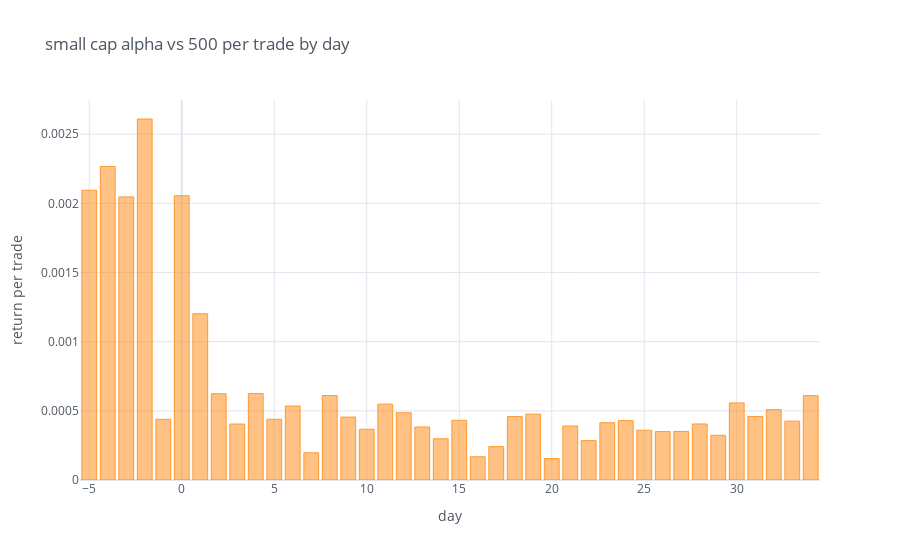

Notebook source saved alongside this figure:
### Code cell
trade_analytics_alpha500_df.mean(axis = 1).iplot(kind = "bar",
                                        theme = 'white',
                                        xTitle = "day",
                                        yTitle = "return per trade",
                                        title = "small cap alpha vs 500 per trade by day")

### Figure 1 — Plotly figure (JSON) as saved in the notebook; plotly's stock layout.template omitted (floating-point values rounded to 4 significant figures)
{"data": [{"marker": {"color": "rgba(255, 153, 51, 0.6)", "line": {"color": "rgba(255, 153, 51, 1.0)", "width": 1}}, "name": "None", "orientation": "v", "text": "", "type": "bar", "x": [-5, -4, -3, -2, -1, 0, 1, 2, 3, 4, 5, 6, 7, 8, 9, 10, 11, 12, 13, 14, 15, 16, 17, 18, 19, 20, 21, 22, 23, 24, 25, 26, 27, 28, 29, 30, 31, 32, 33, 34], "y": [0.002095, 0.002267, 0.002047, 0.00261, 0.0004386, 0.002056, 0.001202, 0.0006237, 0.0004046, 0.0006251, 0.0004389, 0.0005347, 0.0001967, 0.0006108, 0.0004551, 0.000367, 0.0005484, 0.0004865, 0.0003832, 0.000298, 0.0004315, 0.000168, 0.0002412, 0.0004587, 0.000476, 0.0001551, 0.0003905, 0.0002848, 0.0004141, 0.0004295, 0.0003596, 0.0003499, 0.000351, 0.0004051, 0.0003232, 0.000557, 0.0004595, 0.000509, 0.0004254, 0.0006097]}], "layout": {"legend": {"bgcolor": "#FFFFFF", "font": {"color": "#4D5663"}}, "paper_bgcolor": "#FFFFFF", "plot_bgcolor": "#FFFFFF", "title": {"font": {"color": "#4D5663"}, "text": "small cap alpha vs 500 per trade by day"}, "xaxis": {"gridcolor": "#E1E5ED", "showgrid": true, "tickfont": {"color": "#4D5663"}, "title": {"font": {"color": "#4D5663"}, "text": "day"}, "zerolinecolor": "#E1E5ED"}, "yaxis": {"gridcolor": "#E1E5ED", "showgrid": true, "tickfont": {"color": "#4D5663"}, "title": {"font": {"color": "#4D5663"}, "text": "return per trade"}, "zerolinecolor": "#E1E5ED"}}}
